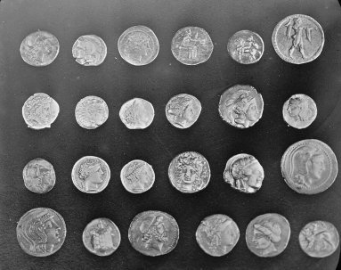
#> input picture segmentacao_entrada_moedas.png, 341 x 270 px
$ jupyter execute --allow-errors segmentacao_instancia.ipynb   (shell and % lines are left out)
#> lines starting #> are read from the running program, lines starting #| are printed output that depends on the picture; after the words box and inside, x2 and y2 are one past the last pixel; in counts of white or black regions, pixels touching at a corner belong together
#> further down, imagem_moedas is the input picture: shape (270, 341, 4); mean R, G, B, A 96.9, 96.9, 96.9, 255
# Segmentação semântica e por instância

Comparação no formato da referência: imagem de entrada, máscara semântica (uma classe de objeto) e mapa de instâncias (uma cor por objeto). O primeiro teste usa o recorte da imagem de moedas fornecida; o segundo usa `skimage.data.page()`, uma página impressa.

Dependências: `numpy`, `matplotlib`, `scipy` e `scikit-image`. No Colab, instale com `%pip install scikit-image`.

[cell 1]
import matplotlib.pyplot as plt
import numpy as np
from skimage import data, feature, filters, io, measure, morphology, transform, util
from skimage.color import label2rgb, rgb2gray

plt.rcParams['figure.figsize'] = (15, 4)

[cell 2]
def segmentar(imagem, polaridade, detectar_moedas=False, area_minima=20):
    """Gera máscara semântica e rótulos de instância a partir de uma imagem.

    polaridade='claro' seleciona objetos mais claros que o fundo;
    polaridade='escuro' seleciona objetos mais escuros que o fundo.
    Para moedas, a transformada de Hough detecta círculos; para texto,
    componentes conectados identificam cada região independente.
    """
#> called with polaridade = 'claro', detectar_moedas = True, area_minima = 300
    if imagem.ndim == 3:
        if imagem.shape[-1] == 4:
            imagem = imagem[..., :3]
        cinza = rgb2gray(imagem)
    else:
        cinza = util.img_as_float(imagem)

    suavizada = filters.gaussian(cinza, sigma=1.0)
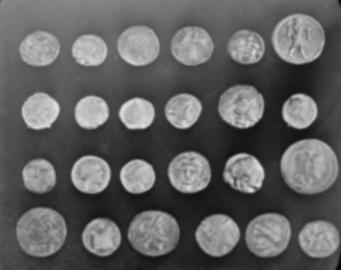
#> suavizada: shape (270, 341) float64; min 0.0175, max 0.877, mean 0.38
    if detectar_moedas:
        # Os círculos da foto têm raios aproximados entre 17 e 30 pixels.
        bordas = feature.canny(suavizada, sigma=2, low_threshold=0.1, high_threshold=0.3)
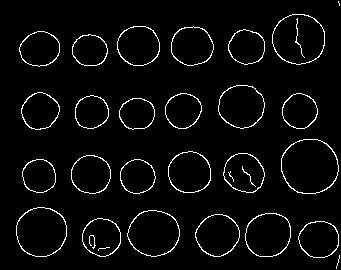
#> bordas: shape (270, 341) bool; 3.9% white in thin lines or dots
        raios = np.arange(17, 31, 2)
        acumulador = transform.hough_circle(bordas, raios)
        _, centros_x, centros_y, raios_detectados = transform.hough_circle_peaks(
            acumulador, raios, min_xdistance=30, min_ydistance=30,
            threshold=0.2, total_num_peaks=24
        )
#> centros_x = 24 values, max 319 at index 14, min 39 at index 9, mean 170.9; centros_y = 24 values, max 239 at index 14, min 39 at index 11, mean 141.1; raios_detectados = 24 values, max 27 at index 18, min 17 at index 1, mean 19.83
        rotulos = np.zeros(suavizada.shape, dtype=np.int32)
        yy, xx = np.ogrid[:suavizada.shape[0], :suavizada.shape[1]]
#> yy = 270 values from 0 to 269
        for indice, (centro_x, centro_y, raio) in enumerate(
            zip(centros_x, centros_y, raios_detectados), start=1
        ):
            dentro = (xx - centro_x) ** 2 + (yy - centro_y) ** 2 <= raio ** 2
            rotulos[dentro] = indice
#> this loop made 24 passes
#> (centro_x, centro_y, raio) on passes 1 to 12: (101, 237, 19), (137, 176, 17), (189, 172, 21), (299, 111, 17), (41, 231, 25), (91, 174, 19), (182, 111, 17), (218, 235, 21), (91, 112, 17), (39, 176, 17), (243, 172, 19), (297, 39, 25)
#> pass 1, in segmentar, `dentro = (xx - centro_x) ** 2 + (yy - centro_y) ** 2 <= raio ** 2`:
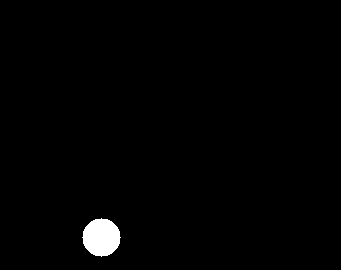
#> dentro: shape (270, 341) bool; 1.2% white; 1 white region, box (x1, y1, x2, y2) and area: (82, 218, 121, 257) 1129
#> pass 3, in segmentar, `dentro = (xx - centro_x) ** 2 + (yy - centro_y) ** 2 <= raio ** 2`:
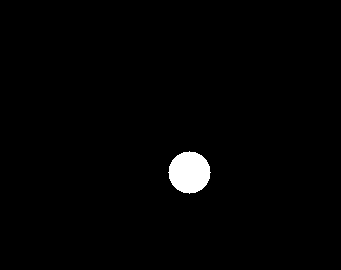
#> dentro: shape (270, 341) bool; 1.5% white; 1 white region, box (x1, y1, x2, y2) and area: (168, 151, 211, 194) 1373
#> after the loop:
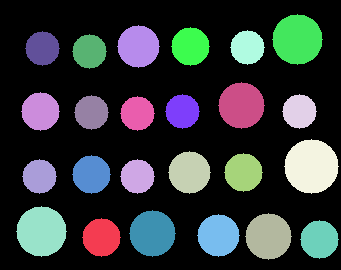
#> rotulos: shape (270, 341) int32; 25 distinct labels, from 0 to 24; one colour per label, 0 black
        mascara = rotulos > 0
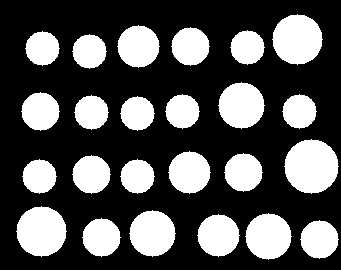
#> mascara: shape (270, 341) bool; 32.8% white; 24 white regions, largest, box (x1, y1, x2, y2) and area: (284, 139, 339, 194) 2289, (272, 14, 323, 65) 1961, (16, 206, 67, 257) 1961
    else:
        limiar = filters.threshold_otsu(suavizada)
        mascara = suavizada > limiar if polaridade == 'claro' else suavizada < limiar
        mascara = morphology.remove_small_objects(mascara, max_size=area_minima - 1)
        rotulos = measure.label(mascara, connectivity=2)
        # Descarta componentes minúsculos que não representam instâncias úteis.
        areas = np.bincount(rotulos.ravel())
        area_maxima = max(area_minima, int(mascara.size * 0.02))
        manter = (areas >= area_minima) & (areas <= area_maxima)
        manter[0] = False
        mascara = manter[rotulos]
        rotulos = measure.label(mascara, connectivity=2)

    return mascara, rotulos


def plotar_comparacao(imagem, titulo, polaridade, detectar_moedas=False, area_minima=20):
    mascara, rotulos = segmentar(imagem, polaridade, detectar_moedas, area_minima)
    colorida = label2rgb(rotulos, bg_label=0, bg_color=(0, 0, 0))
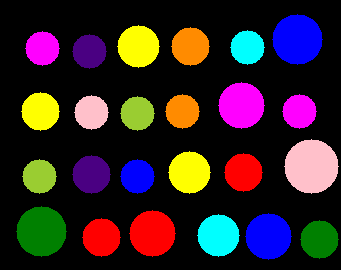
#> colorida: shape (270, 341, 3) float64; mean R, G, B 0.197, 0.138, 0.154

    fig, eixos = plt.subplots(1, 3, figsize=(15, 4))
    fig.suptitle(titulo, fontsize=15)
    eixos[0].imshow(imagem, cmap='gray' if imagem.ndim == 2 else None)
    eixos[0].set_title('Entrada')
    eixos[1].imshow(mascara, cmap='gray', vmin=0, vmax=1)
    eixos[1].set_title('Semântica (1 classe: objeto)')
    eixos[2].imshow(colorida)
    eixos[2].set_title(f'Instância ({rotulos.max()} objetos)')
    for eixo in eixos:
        eixo.axis('off')
    plt.tight_layout()
    plt.show()
    return mascara, rotulos

## Teste 1 — moedas

A transformada de Hough localiza círculos na imagem; cada círculo detectado vira uma instância colorida. A máscara semântica reúne todas as moedas em uma única classe.

[cell 3]
imagem_moedas = io.imread('segmentacao_entrada_moedas.png')
mascara_moedas, instancias_moedas = plotar_comparacao(
    imagem_moedas, 'Moedas — imagem de referência',
    polaridade='claro', detectar_moedas=True, area_minima=300
)
print(f'Instâncias encontradas: {instancias_moedas.max()} moedas')
#| Instâncias encontradas: 24 moedas

## Teste 2 — página impressa

Na página, os objetos de interesse são os componentes escuros (caracteres/traços). Como eles ficam majoritariamente separados, a rotulagem de componentes conectados já atribui um identificador a cada instância.

[cell 4]
imagem_pagina = data.page()
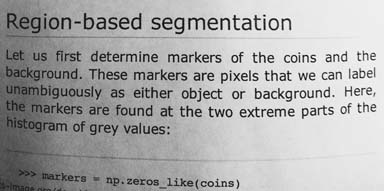
#> input picture skimage.data.page(), 384 x 191 px
#> imagem_pagina is the input picture: shape (191, 384); min 0, max 255, mean 171.5
#> (the rest of this cell did not finish here and is left out)

#> call 2 of segmentar, with polaridade = 'escuro', detectar_moedas = False, area_minima = 8
#> in segmentar (call 2), `suavizada = filters.gaussian(cinza, sigma=1.0)`:
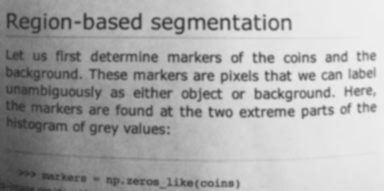
#> suavizada: shape (191, 384) float64; min 0.178, max 0.937, mean 0.673
#> in segmentar (call 2), `limiar = filters.threshold_otsu(suavizada)`: limiar = 0.657
#> in segmentar (call 2), `mascara = suavizada > limiar if polaridade == 'claro' else suavizada <..`:
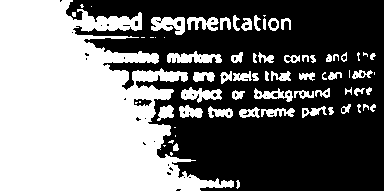
#> mascara: shape (191, 384) bool; 45.5% white; 71 white regions (19 under 20 px), largest, box (x1, y1, x2, y2) and area: (0, 0, 234, 191) 28085, (167, 51, 222, 63) 435, (151, 17, 185, 35) 408
print(f'Instâncias encontradas: {instancias_pagina.max()} componentes de texto')
